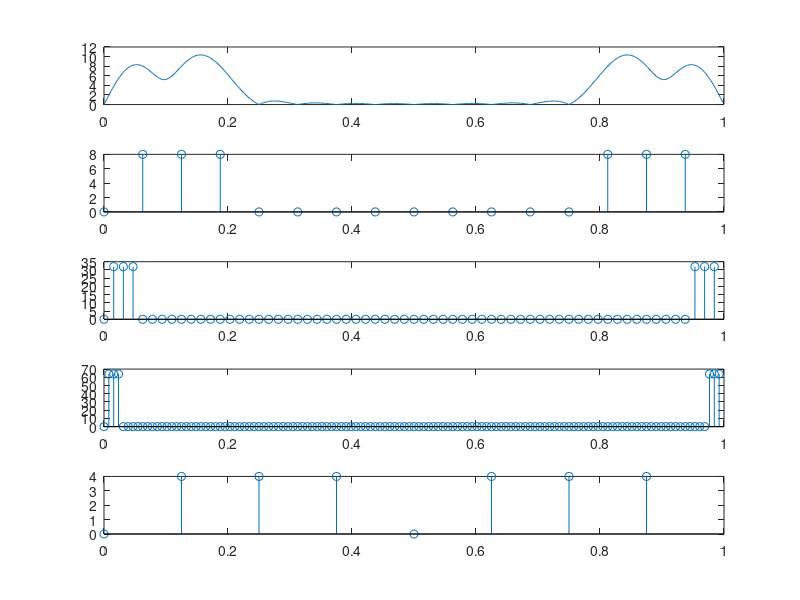

Recreate this plot in MATLAB.
clc
clear

N1=16;
n=0:15;
x=sin(2*pi*n/N1)+cos(4*pi*n/N1)-cos(6*pi*n/N1);

N2=64;
n2=0:63;
x2=sin(2*pi*n2/N2)+cos(4*pi*n2/N2)-cos(6*pi*n2/N2);

N3=128;
n3=0:127;
x3=sin(2*pi*n3/N3)+cos(4*pi*n3/N3)-cos(6*pi*n3/N3);

N4=8;
n4=0:7;
x4=sin(2*pi*n4/N4)+cos(4*pi*n4/N4)-cos(6*pi*n4/N4);

L1=0:15;
dft_16=fft(x,16);
L2=0:63;
dft_64=fft(x2,64);
L3=0:127;
dft_128=fft(x3,128);
L4=0:7;
dft_512=fft(x4,8);


nx=0:15;
K=512;
dw=2*pi/K;
k=0:511;
X=x*exp(1i*dw*nx'*k);
subplot(5,1,1);
plot(k*dw/(2*pi),abs(X));

subplot(5,1,2);
stem(L1/N1,abs(dft_16));

subplot(5,1,3);
stem(L2/64,abs(dft_64));

subplot(5,1,4);
stem(L3/128,abs(dft_128));

subplot(5,1,5);
stem(L4/8,abs(dft_512));